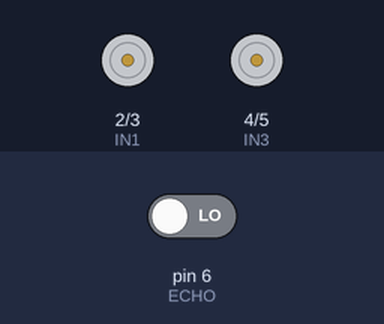
Recording of a sketch running on a simulated Arduino Uno, built with avr-gcc and run on an emulated ATmega328P. On the bench: motor-driver pin pairs drawn as motors (green arrow = first pin HIGH = forward, orange = second pin HIGH = backward, longer = more drive). The test bench sets the inputs (shaded band); at power-on: pin 6 (ECHO) LOW.

Above: at 0.1 s.
At 1.1 s:
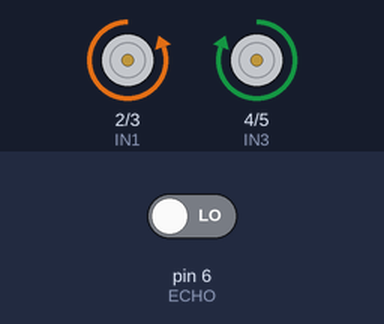
Timing chart, 0 to 2.6 s (numbered marks = the images above):
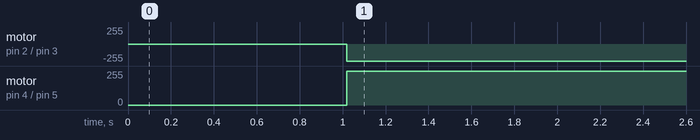

The sketch:

ProytectoRover.ino
```cpp
int IN1 = 2;
int IN2 = 3;
int IN3 = 4;
int IN4 = 5;

int TRIG = 7;
int ECHO = 6;

void setup(){
  Serial.begin(9600);
  pinMode(IN1, OUTPUT);
  pinMode(IN2, OUTPUT);
  pinMode(IN3, OUTPUT);
  pinMode(IN4, OUTPUT);
  pinMode(TRIG, OUTPUT);
  pinMode(ECHO, INPUT);
}

void loop(){
  int DISTANCIA = getSignal(); // Calculamos la distancia del pulso

  if (DISTANCIA <= 15 && DISTANCIA >= 2){ // si la distancia es menor de 15cm
    para(); //DETENEMOS LOS MOTORES 200 ms
    delay(200);

    girar(); // RETROCEDE DURANTE

    para();
    delay(500);
  } else {
    avanza(); //SI NO EXISTE OBSTACULO CONTINUA AVANZANDO
  }
}

int getSignal(){
  digitalWrite(TRIG, HIGH);
  delay(10);
  digitalWrite(TRIG, LOW);

  int DISTANCIA = pulseIn(ECHO, HIGH) / 58.2;

  delay(10);

  return DISTANCIA;

}

void girar(){
  digitalWrite(IN1, LOW);
  digitalWrite(IN2, HIGH);
  digitalWrite(IN3, LOW);
  digitalWrite(IN4, HIGH);
  delay(750);
}

void para(){
  digitalWrite(IN1, LOW);
  digitalWrite(IN2, LOW);
  digitalWrite(IN3, LOW);
  digitalWrite(IN4, LOW);
}

void avanza(){
  digitalWrite(IN1, LOW);
  digitalWrite(IN2, HIGH);
  digitalWrite(IN3, HIGH);
  digitalWrite(IN4, LOW);
}
```

Measured:
- by itself, motor on pin 2 (IN1) / pin 3 (IN2): stopped → backward 255/255 at 1.0 s
- by itself, motor on pin 4 (IN3) / pin 5 (IN4): stopped → forward 255/255 at 1.0 s
